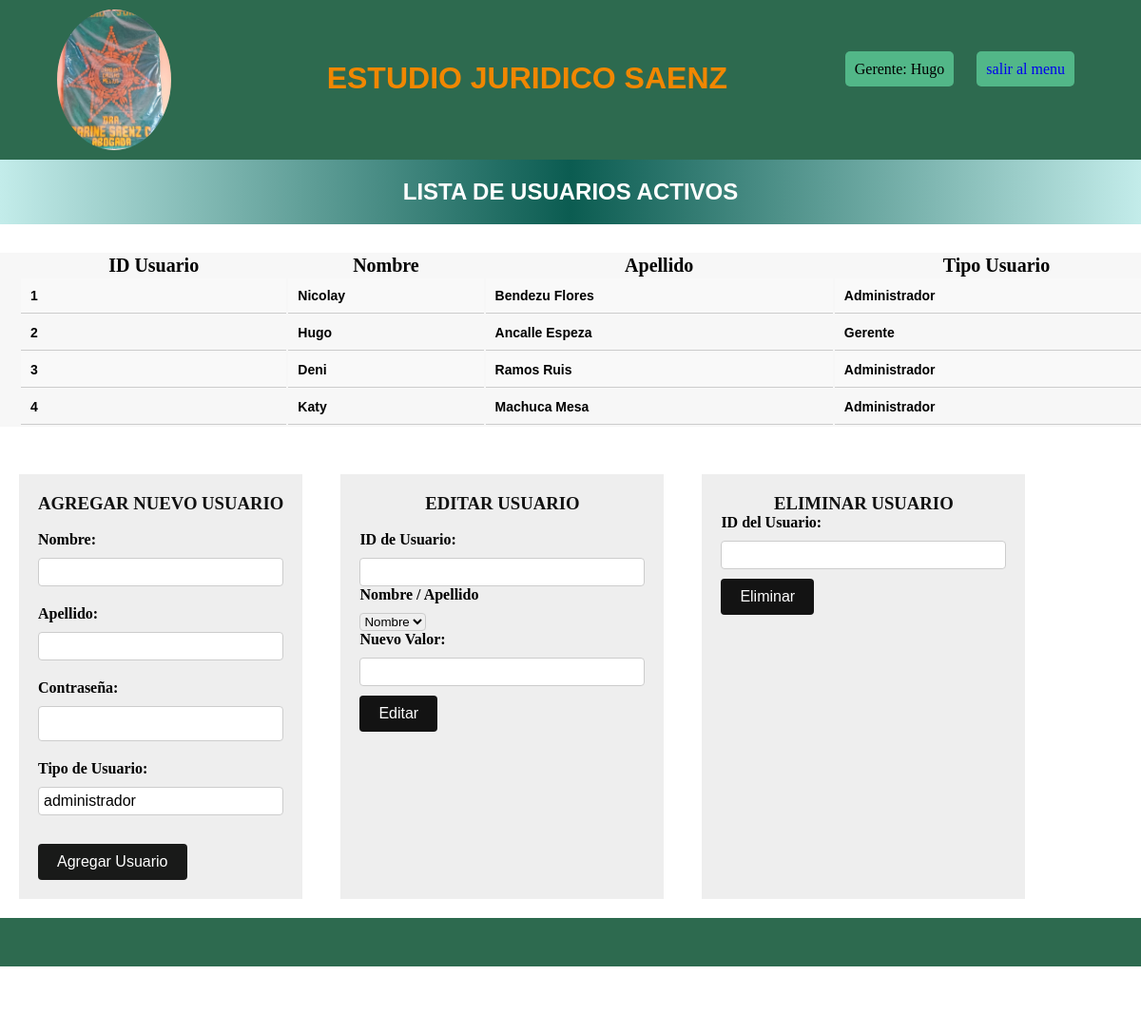
Screenshot of /view/funciones_gerente/gestionUsuario.php with the database file from the repository.
### tables this page shows
CREATE TABLE `usuario` (
  `id_usuario` int(11) NOT NULL,
  `nombre` char(20) NOT NULL,
  `apellido` char(30) NOT NULL,
  `contrasena` char(200) NOT NULL,
  `tipo_usuario` char(15) DEFAULT NULL
);

### view/funciones_gerente/gestionUsuario.php (the view, shortened to what this page needs)
<!DOCTYPE html>
<html lang="en">
<head>
    <link href="../css/gestionUsuario.css" rel="stylesheet">
</head>
<body>
    <header>
        <div class="continer-header">
            <img src="../img/logo-Saenz.jpeg" alt="">
            <h1>ESTUDIO JURIDICO SAENZ</h1>
            <ul>
                <li><?php echo "Gerente: Hugo" ?></li>
                <li><a href="../menuGerente.php">salir al menu</a></li>
            </ul>
        </div>
    </header>
    <main>
        <h2 class="titulo">LISTA DE USUARIOS ACTIVOS</h2>
        <div class="continer-main">
            <?php
            $objConexion = new conexionn();
            $conexion = $objConexion->conectar();
            $sql = "SELECT id_usuario, nombre, apellido, tipo_usuario FROM usuario ";
            $resultado = $conexion->query($sql);
            if ($resultado === false) {
                echo "Error en la consulta: ".$conexion->error;
            } else {
                if (mysqli_num_rows($resultado) > 0) {
                    echo "<table class='tablausuario'>";
                    echo "<tr>
                        <th>ID Usuario</th>
                        <th>Nombre</th>
                        <th>Apellido</th>
                        <th>Tipo Usuario</th>
                    </tr>";
                    while ($row = $resultado->fetch_assoc()) {
                        echo "<tr>";
                        echo "<td>".$row['id_usuario']."</td>";
                        echo "<td>".$row['nombre']."</td>";
                        echo "<td>".$row['apellido']."</td>";
                        echo "<td>".ucfirst($row['tipo_usuario'])."</td>";
                        echo "</tr>";
                    }
                    echo "</table>";
                } else {
                    echo "No se encontraron resultados.";
                }
            }
            ?>
        </div>
        <div class="primer">
        <div class="agregar">
            <form method="POST" class="formulario" action="../../controller/agregarusuario.php">
                <h3>Agregar nuevo usuario</h3><br>
                <div class="campo">
                    <label for="nombre">Nombre:</label>
                    <input type="text" id="nombre" name="nombre" required>
                </div>
                <div class="campo">
                    <label for="apellido">Apellido:</label>
                    <input type="text" id="apellido" name="apellido" required>
                </div>
                <div class="campo">
                    <label for="contrasena">Contraseña:</label>
                    <input type="password" id="contrasena" name="contrasena" required>
                </div>
                <div class="campo">
                    <label for="tipo-usuario">Tipo de Usuario:</label>
                    <input type="text" id="tipo-usuario" name="tipo-usuario" value="administrador" readonly>
                </div>
                <div class="campo">
                    <input type="submit" value="Agregar Usuario" name="agregaruser">
                </div>
            </form>
        </div>
        <div class="edit">
            <form method="POST" class="editarusuario" action="../../controller/editarusuario.php">
                <h3>Editar Usuario</h3>
                <br>
                <label for="id_usuario">ID de Usuario:</label>
                <input type="text" id="id_usuario" name="id_usuario">
                <label for="nombre_columna">Nombre / Apellido</label>
                <select id="opcion" name="opcion">
                    <option value="nombre">Nombre</option>
                </select>
                <label for="nuevo_valor">Nuevo Valor:</label>
                <input type="text" id="nuevo_valor" name="nuevo_valor">
                <input type="submit" value="Editar" name="editaruser">
            </form>
        </div>
        <div class="eliminar">
            <form id="deleteForm" action="../../controller/eliminarusuario.php" method="POST">
                <h3>Eliminar Usuario</h3>
                <label for="userId">ID del Usuario:</label>
                <input type="text" id="userId" name="userId" required>
                <input type="submit" value="Eliminar" name="eliminarbt">
            </form>
        </div>
        </div>
        </main>
    <footer>
        <div class="copyright">
            <p>&copy Copyright 2023</p>
        </div>
    </footer>
</body>
</html>

### view/css/gestionUsuario.css (style rules this page uses)
* { margin: 0; padding: 0; box-sizing: border-box; }
.continer-header { display: flex; justify-content: space-between; background-color: #2d6a4f; padding: 10px; }
.continer-header img { width: 120px; border-radius: 50%; margin-left: 50px; margin-right: 50px; }
.continer-header h1 { margin-top: 54px; font-size: 2em; color: #f18701; font-family: 'Josefin Sans', sans-serif; }
.continer-header ul { margin-top: 54px; margin-right: 50px; }
.continer-header li { display: inline; border-radius: 5px; background-color: #52b788; margin: 10px; padding: 10px; }
.continer-header a { text-decoration: none; }
.continer-main { background-color: #f7f7f7; height: auto; }
.tablausuario { margin: 30px 20px ; width: 100%; font-weight: bold; font-size: 20px; }
.tablausuario tbody td { font-size: 14px; font-weight: Arial; font-family: Arial, sans-serif; padding: 10px; border-bottom: 1px solid #ccc; }
.tablausuario tbody tr:nth-child(even) { background-color: #f9f9f9; }
.titulo { padding: 20px; text-align: center; background: linear-gradient(to right, #c3ecea, #0b5c51, #c3ecea); color: white; font-family: Arial, sans-serif; }
.primer { display: flex; align-items:stretch; }
.agregar { max-width: 30%; background-color: #eeeeee; margin: 20px; }
.formulario { max-width: 300px; margin: 20px; }
.formulario h3 { color: #111111; text-transform: uppercase; text-align: center; }
.campo { margin-bottom: 20px; }
label { display: block; font-weight: bold; margin-bottom: 5px; }
input[type="text"], input[type="password"] { width: 100%; padding: 10px; border: 1px solid #ccc; border-radius: 4px; }
input[type="submit"] { background-color: #262927; color: white; padding: 10px 20px; border: none; border-radius: 4px; cursor: pointer; }
form { max-width: 400px; margin: 0 auto; }
label { display: block; margin-bottom: 10px; }
input[type="text"] { width: 100%; padding: 5px; font-size: 16px; }
input[type="submit"] { background-color: #191a19; color: white; border: none; padding: 10px 20px; text-align: center; text-decoration: none; display: inline-block; font-size: 16px; margin-top: 10px; cursor: pointer; }
.edit { max-width: 30%; background-color: #eeeeee; margin: 20px; }
.editarusuario { max-width: 300px; margin: 20px; }
.editarusuario h3 { color: #111111; text-transform: uppercase; text-align: center; }
.editarusuario label { display: block; margin-bottom: 10px; }
.editarusuario input[type="text"] { width: 100%; padding: 5px; font-size: 16px; }
.editarusuario input[type="submit"] { background-color: #131313; color: white; border: none; padding: 10px 20px; text-align: center; text-decoration: none; display: inline-block; font-size: 16px; margin-top: 10px; cursor: pointer; }
#opcion { border: 1px solid #ccc; border-radius: 4px; display: inline-block; overflow: hidden; }
.eliminar { max-width: 30%; background-color: #eeeeee; margin: 20px; }
.eliminar form { max-width: 300px; margin: 20px; }
.eliminar h3 { color: #111111; text-transform: uppercase; text-align: center; }
.eliminar label { display: block; margin-bottom: 10px; }
.eliminar input[type="text"] { width: 100%; padding: 5px; font-size: 16px; }
.eliminar input[type="submit"] { background-color: #131313; color: white; border: none; padding: 10px 20px; text-align: center; text-decoration: none; display: inline-block; font-size: 16px; margin-top: 10px; cursor: pointer; }
.copyright { height: 120px; background-color: #2d6a4f; color: #000; font-size: 13px; text-align: center; }
.copyright p { font-size: 1.5em; padding: 55px 55px 0 55px; font-weight: bolder; }

### rows the page displays
usuario: id_usuario "1", nombre "Nicolay", apellido "Bendezu Flores", tipo_usuario "Administrador"
usuario: id_usuario "2", nombre "Hugo", apellido "Ancalle Espeza", tipo_usuario "Gerente"
usuario: id_usuario "3", nombre "Deni", apellido "Ramos Ruis", tipo_usuario "Administrador"
usuario: id_usuario "4", nombre "Katy", apellido "Machuca Mesa", tipo_usuario "Administrador"
